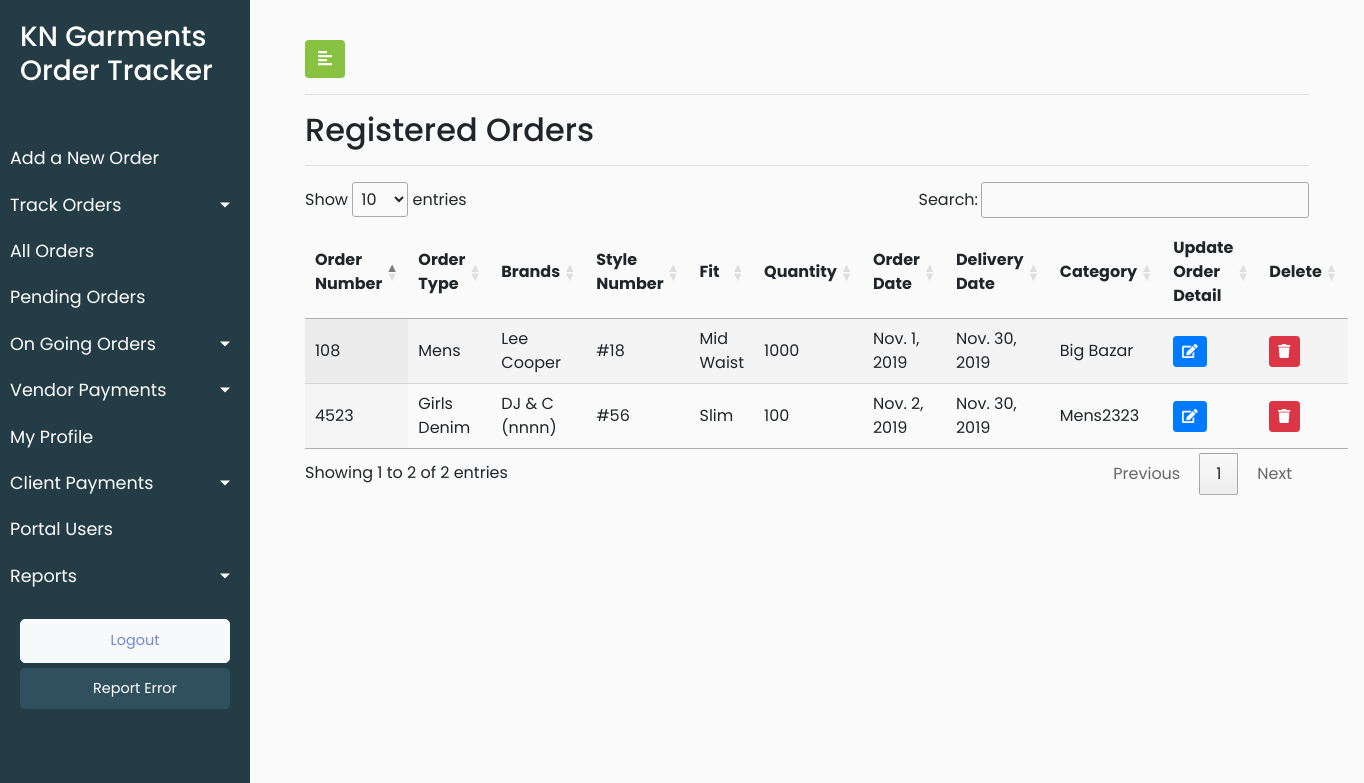
/track_order_registered_order/ (signed in), run on an earlier commit of the app's database.
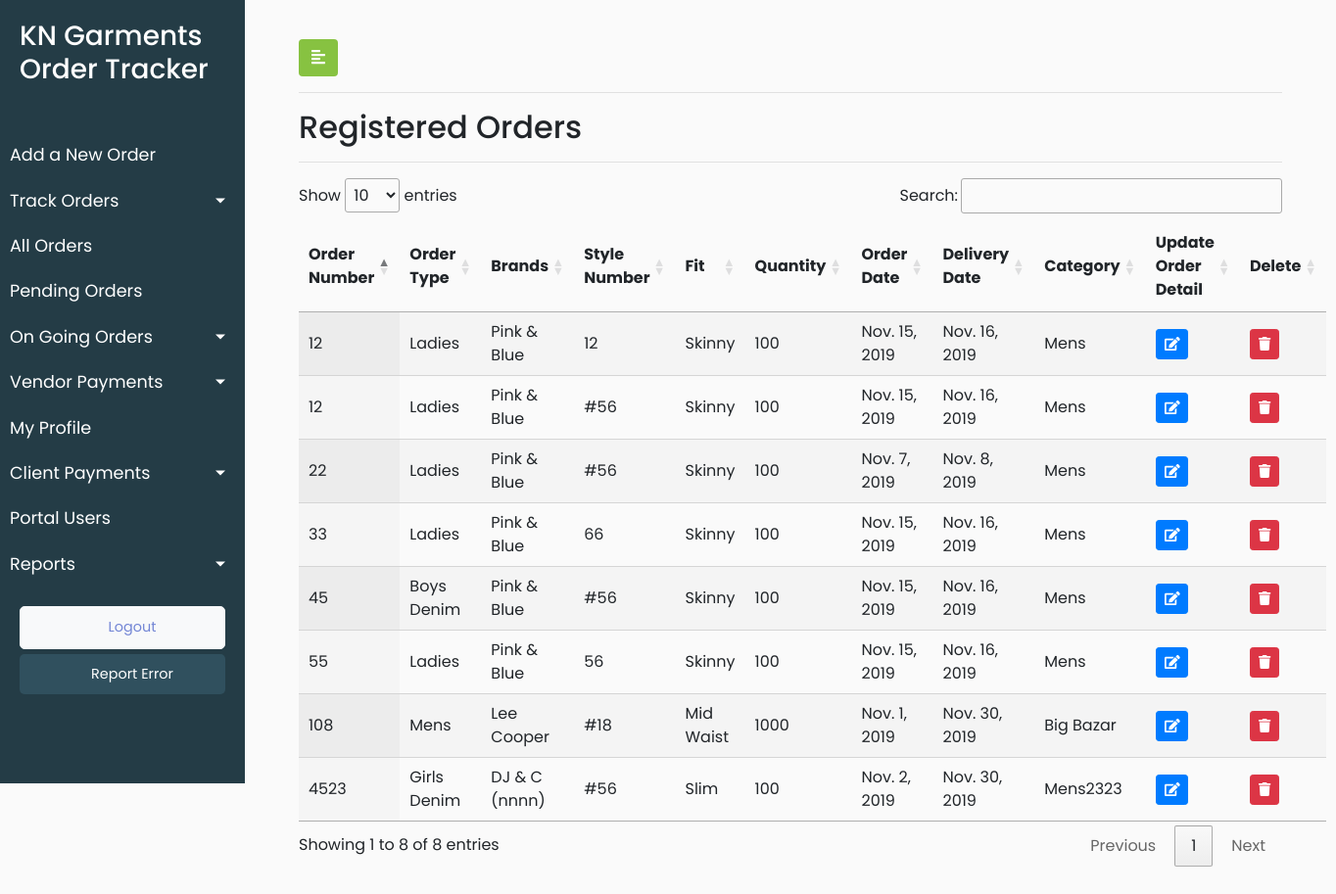
And on a later commit of the database.
### KNGarment_Order_TrackPro_App/models.py (models this page shows, shortened)
class Orders(models.Model):
    order_order_number = models.CharField(max_length=920)
    order_order_type = models.CharField(max_length=920)
    order_order_brands = models.CharField(max_length=920)
    order_order_style_number = models.CharField(max_length=920)
    order_order_fit = models.CharField(max_length=920)
    order_order_quantity = models.IntegerField()
    order_order_date = models.DateField(default=timezone.now)
    order_delivery_date = models.DateField(default=timezone.now)
    order_order_category = models.CharField(max_length=920)
    order_fit_sample_status = models.CharField(max_length=920)
    order_fit_sample_submitted_date = models.DateField(default=timezone.now)
    order_pps_sample_status = models.CharField(max_length=920)
    order_pps_sample_submitted_date = models.DateField(default=timezone.now)
    order_order_remark = models.CharField(max_length=920,blank=True)
    order_order_date_of_entry = models.DateTimeField(default=timezone.now)
    order_client_id = models.ForeignKey(Client, on_delete = models.CASCADE,default=1)
    class Meta:
        verbose_name_plural = "Orders List"
        verbose_name = "Order"

### KNGarment_Order_TrackPro_App/views.py (the view)
# urls.py: path('track_order_registered_order/', views.track_order_registered_order, name = 'track_order_registered_order'),
@login_required(login_url='/user_login')
def track_order_registered_order(request):
    user_role = request.user.user_role
    orders = Orders.objects.all()
    registered_order_list = []
    for order in orders:
        length = 0
        process_in_one_order = []
        values1 = Fabric_Order.objects.filter(process_order_id=order.pk)
        values2 = Stiching.objects.filter(process_order_id=order.pk)
        values3 = Washing.objects.filter(process_order_id=order.pk)
        values4 = Finishing.objects.filter(process_order_id=order.pk)
        if values1.exists():
            process_in_one_order.append(1)
        if values2.exists():
            process_in_one_order.append(2)
        if values3.exists():
            process_in_one_order.append(3)
        if values4.exists():
            process_in_one_order.append(4)
        length = len(process_in_one_order)
        if length == 0:
            registered_order_list.append(order.pk)
    registered_order_objects = Orders.objects.filter(pk__in=registered_order_list)
    data = {'registered_order':registered_order_objects,'user_role':user_role}
    return render(request,'KNGarment_Order_TrackPro_App/Order_registered.html',data)

### KNGarment_Order_TrackPro_App/templates/KNGarment_Order_TrackPro_App/Order_registered.html (shortened to what this page needs)
{% extends 'KNGarment_Order_TrackPro_App/base.html' %}
{% load static %}
{% block stylesheets %}
<link rel="stylesheet" href="//cdn.datatables.net/1.10.19/css/jquery.dataTables.min.css">
{% endblock stylesheets %}
{% block content %}
        <div id="content">
            <div class="container-fluid">
                <button type="button" id="sidebarCollapse" class="btn" style="background-color: #87c241;color: white">
                    <i class="fas fa-align-left"></i>
                </button>
                <hr>
                <h2>Registered Orders</h2>
                <hr>
                <div>
                    <table id="test_table" class="display" style="width:100%">
                        <thead>
                            <tr>
                               <th>Order Number</th>
                                <th>Order Type</th>
                                <th>Brands</th>
                                <th>Style Number</th>
                                <th>Fit</th>
                                <th>Quantity</th>
                                <th>Order Date</th>
                                <th>Delivery Date</th>
                                <th>Category</th>
                                <th>Update Order Detail</th>
                                {% if user_role == 1 %}
                        <th class="text-center" scope="col">Delete</th>
                        {% endif %}
                            </tr>
                        </thead>
                       <tbody>
                    {% for registered in registered_order %}
                    <tr>
                        <td>{{registered.order_order_number}}</td>
                        <td>{{registered.order_order_type}}</td>
                        <td>{{registered.order_order_brands}}</td>
                        <td>{{registered.order_order_style_number}}</td>
                        <td>{{registered.order_order_fit}}</td>
                        <td>{{registered.order_order_quantity}}</td>
                        <td>{{registered.order_order_date}}</td>
                        <td>{{registered.order_delivery_date}}</td>
                        <td>{{registered.order_order_category}}</td>
                        <td>
                            <button type="button" class="update-order btn btn-sm btn-primary" data-id="{% url 'KNGarment_Order_TrackPro_App:registered_order_update' pk=registered.pk  %}">
                                <span class="fa fa-edit"></span>
                            </button>
                        </td>
                        {% if user_role == 1 %}
                        <td>
                            <button type="button" class="delete-order btn btn-sm btn-danger" data-id="{% url 'KNGarment_Order_TrackPro_App:registered_order_delete' pk=registered.pk  %}">
                                <span class="fa fa-trash"></span>
                            </button>
                        </td>
                        {% endif %}
                    </tr>
                    {% endfor %}
                </tbody>
                    </table>
                </div>
            </div>
        </div>
{% endblock content %}

What changed in the data, as far as the page shows it:
added Orders: order_order_number "22", order_order_type "Ladies", order_order_brands "Pink & Blue", order_order_style_number "#56", order_order_fit "Skinny", order_order_quantity "100", order_order_date "Nov. 7, 2019", order_delivery_date "Nov. 8, 2019", order_order_category "Mens"
added Orders: order_order_number "12", order_order_type "Ladies", order_order_brands "Pink & Blue", order_order_style_number "12", order_order_fit "Skinny", order_order_quantity "100", order_order_date "Nov. 15, 2019", order_delivery_date "Nov. 16, 2019", order_order_category "Mens"
added Orders: order_order_number "12", order_order_type "Ladies", order_order_brands "Pink & Blue", order_order_style_number "#56", order_order_fit "Skinny", order_order_quantity "100", order_order_date "Nov. 15, 2019", order_delivery_date "Nov. 16, 2019", order_order_category "Mens"
added Orders: order_order_number "55", order_order_type "Ladies", order_order_brands "Pink & Blue", order_order_style_number "56", order_order_fit "Skinny", order_order_quantity "100", order_order_date "Nov. 15, 2019", order_delivery_date "Nov. 16, 2019", order_order_category "Mens"
added Orders: order_order_number "33", order_order_type "Ladies", order_order_brands "Pink & Blue", order_order_style_number "66", order_order_fit "Skinny", order_order_quantity "100", order_order_date "Nov. 15, 2019", order_delivery_date "Nov. 16, 2019", order_order_category "Mens"
added Orders: order_order_number "45", order_order_type "Boys Denim", order_order_brands "Pink & Blue", order_order_style_number "#56", order_order_fit "Skinny", order_order_quantity "100", order_order_date "Nov. 15, 2019", order_delivery_date "Nov. 16, 2019", order_order_category "Mens"
Also different on the page:
text written by a page script: "Show entries Search: Showing 1 to 2 of 2 entries Previous 1 Next" → "Show entries Search: Showing 1 to 8 of 8 entries Previous 1 Next"
